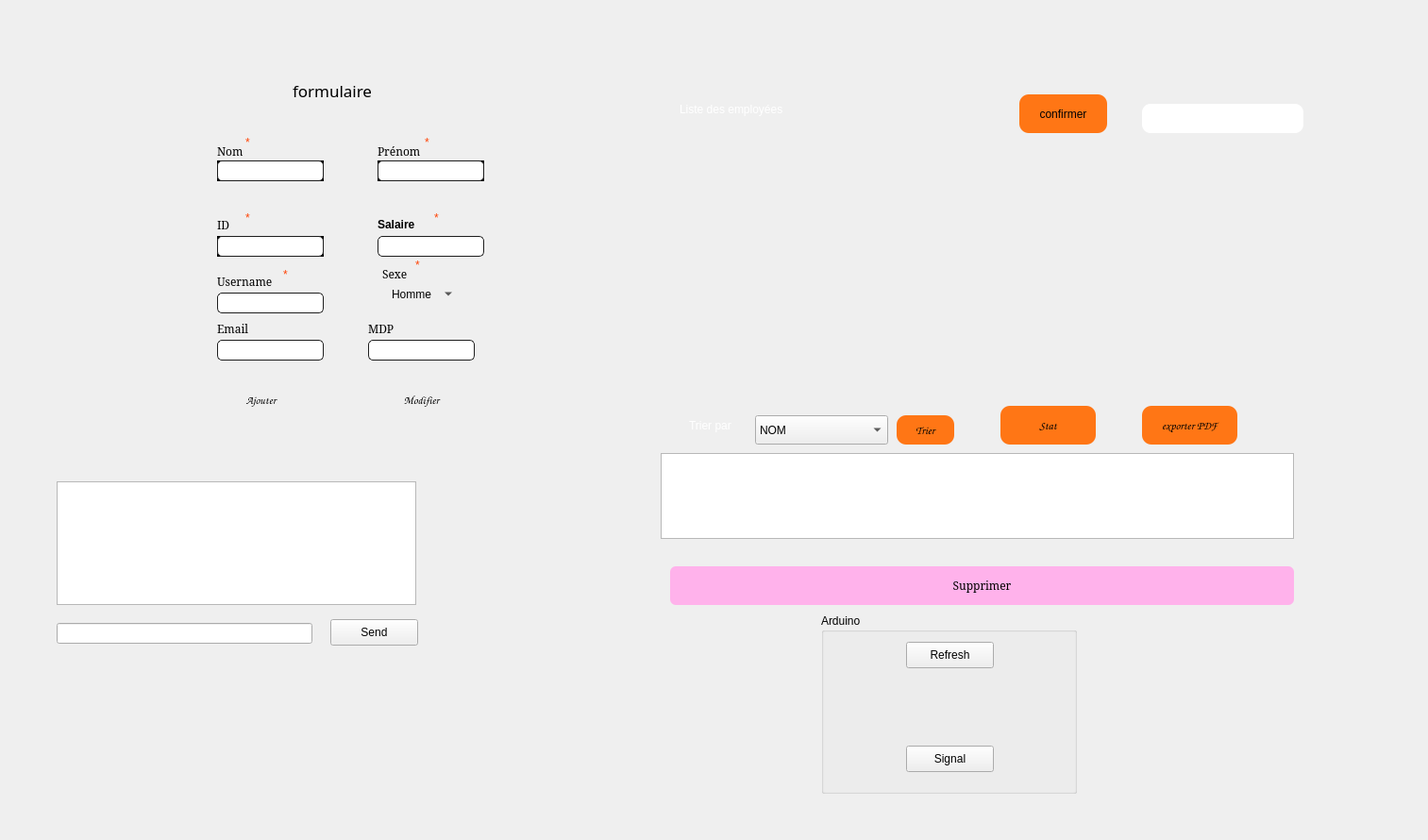
<?xml version="1.0" encoding="UTF-8"?>
<ui version="4.0">
 <class>gest_employee</class>
 <widget class="QDialog" name="gest_employee">
  <property name="geometry">
   <rect>
    <x>0</x>
    <y>0</y>
    <width>1513</width>
    <height>890</height>
   </rect>
  </property>
  <property name="windowTitle">
   <string>Dialog</string>
  </property>
  <widget class="QLabel" name="label_26">
   <property name="geometry">
    <rect>
     <x>1530</x>
     <y>360</y>
     <width>41</width>
     <height>31</height>
    </rect>
   </property>
   <property name="styleSheet">
    <string notr="true">font: 8pt &quot;Elephant&quot;;</string>
   </property>
   <property name="text">
    <string/>
   </property>
  </widget>
  <widget class="QLabel" name="label_16">
   <property name="geometry">
    <rect>
     <x>320</x>
     <y>720</y>
     <width>161</width>
     <height>171</height>
    </rect>
   </property>
   <property name="text">
    <string/>
   </property>
  </widget>
  <widget class="QComboBox" name="comboBox">
   <property name="geometry">
    <rect>
     <x>800</x>
     <y>440</y>
     <width>141</width>
     <height>31</height>
    </rect>
   </property>
   <item>
    <property name="text">
     <string>NOM</string>
    </property>
   </item>
   <item>
    <property name="text">
     <string>PRENOM</string>
    </property>
   </item>
   <item>
    <property name="text">
     <string>ID</string>
    </property>
   </item>
  </widget>
  <widget class="QTableView" name="ShowEMP">
   <property name="geometry">
    <rect>
     <x>590</x>
     <y>150</y>
     <width>861</width>
     <height>261</height>
    </rect>
   </property>
   <property name="styleSheet">
    <string notr="true">background-color : transparent </string>
   </property>
  </widget>
  <widget class="QPushButton" name="SuppButt">
   <property name="geometry">
    <rect>
     <x>710</x>
     <y>600</y>
     <width>661</width>
     <height>41</height>
    </rect>
   </property>
   <property name="font">
    <font>
     <family>Elephant</family>
    </font>
   </property>
   <property name="styleSheet">
    <string notr="true">QPushButton
{

	
background-color: rgb(255, 178, 235);
color: rgb(0, 0, 0);
border-style: solid;
    border-radius: 6;
}
QPushButton:hover
{
	
	background-color: rgb(255, 178, 235);
	color: rgb(0, 0, 0);
}
QPushButton:pressed
{
	
	background-color: rgb(255, 180, 200);

}</string>
   </property>
   <property name="text">
    <string>Supprimer</string>
   </property>
  </widget>
  <widget class="QGroupBox" name="groupBox">
   <property name="geometry">
    <rect>
     <x>870</x>
     <y>650</y>
     <width>271</width>
     <height>191</height>
    </rect>
   </property>
   <property name="title">
    <string>Arduino</string>
   </property>
   <widget class="QPushButton" name="pushButton_3">
    <property name="geometry">
     <rect>
      <x>90</x>
      <y>30</y>
      <width>93</width>
      <height>28</height>
     </rect>
    </property>
    <property name="text">
     <string>Refresh</string>
    </property>
   </widget>
   <widget class="QLabel" name="fireLabel">
    <property name="geometry">
     <rect>
      <x>110</x>
      <y>90</y>
      <width>56</width>
      <height>16</height>
     </rect>
    </property>
    <property name="text">
     <string/>
    </property>
   </widget>
   <widget class="QPushButton" name="offButton">
    <property name="geometry">
     <rect>
      <x>90</x>
      <y>140</y>
      <width>93</width>
      <height>28</height>
     </rect>
    </property>
    <property name="text">
     <string>Signal</string>
    </property>
   </widget>
  </widget>
  <widget class="QLabel" name="label_51">
   <property name="geometry">
    <rect>
     <x>1070</x>
     <y>480</y>
     <width>41</width>
     <height>31</height>
    </rect>
   </property>
   <property name="styleSheet">
    <string notr="true">font: 8pt &quot;Elephant&quot;;</string>
   </property>
   <property name="text">
    <string/>
   </property>
  </widget>
  <widget class="QLabel" name="label_13">
   <property name="geometry">
    <rect>
     <x>730</x>
     <y>430</y>
     <width>91</width>
     <height>41</height>
    </rect>
   </property>
   <property name="cursor">
    <cursorShape>IBeamCursor</cursorShape>
   </property>
   <property name="styleSheet">
    <string notr="true">color: rgb(255, 255, 255);
font: 8pt &quot;Elephant&quot;;</string>
   </property>
   <property name="text">
    <string>Trier par</string>
   </property>
  </widget>
  <widget class="QTextEdit" name="textEdit">
   <property name="geometry">
    <rect>
     <x>60</x>
     <y>510</y>
     <width>381</width>
     <height>131</height>
    </rect>
   </property>
  </widget>
  <widget class="QLabel" name="label_52">
   <property name="geometry">
    <rect>
     <x>1420</x>
     <y>620</y>
     <width>41</width>
     <height>31</height>
    </rect>
   </property>
   <property name="styleSheet">
    <string notr="true">font: 8pt &quot;Elephant&quot;;</string>
   </property>
   <property name="text">
    <string/>
   </property>
  </widget>
  <widget class="QFrame" name="mainframe">
   <property name="geometry">
    <rect>
     <x>200</x>
     <y>60</y>
     <width>421</width>
     <height>391</height>
    </rect>
   </property>
   <property name="styleSheet">
    <string notr="true">background-color: rgb(255, 255, 255,0);
border-radius: 40px;</string>
   </property>
   <property name="frameShape">
    <enum>QFrame::StyledPanel</enum>
   </property>
   <property name="frameShadow">
    <enum>QFrame::Raised</enum>
   </property>
   <widget class="QLabel" name="label_formulaire_2">
    <property name="geometry">
     <rect>
      <x>110</x>
      <y>20</y>
      <width>181</width>
      <height>31</height>
     </rect>
    </property>
    <property name="palette">
     <palette>
      <active>
       <colorrole role="Button">
        <brush brushstyle="SolidPattern">
         <color alpha="0">
          <red>255</red>
          <green>255</green>
          <blue>255</blue>
         </color>
        </brush>
       </colorrole>
       <colorrole role="Base">
        <brush brushstyle="SolidPattern">
         <color alpha="0">
          <red>255</red>
          <green>255</green>
          <blue>255</blue>
         </color>
        </brush>
       </colorrole>
       <colorrole role="Window">
        <brush brushstyle="SolidPattern">
         <color alpha="0">
          <red>255</red>
          <green>255</green>
          <blue>255</blue>
         </color>
        </brush>
       </colorrole>
      </active>
      <inactive>
       <colorrole role="Button">
        <brush brushstyle="SolidPattern">
         <color alpha="0">
          <red>255</red>
          <green>255</green>
          <blue>255</blue>
         </color>
        </brush>
       </colorrole>
       <colorrole role="Base">
        <brush brushstyle="SolidPattern">
         <color alpha="0">
          <red>255</red>
          <green>255</green>
          <blue>255</blue>
         </color>
        </brush>
       </colorrole>
       <colorrole role="Window">
        <brush brushstyle="SolidPattern">
         <color alpha="0">
          <red>255</red>
          <green>255</green>
          <blue>255</blue>
         </color>
        </brush>
       </colorrole>
      </inactive>
      <disabled>
       <colorrole role="Button">
        <brush brushstyle="SolidPattern">
         <color alpha="0">
          <red>255</red>
          <green>255</green>
          <blue>255</blue>
         </color>
        </brush>
       </colorrole>
       <colorrole role="Base">
        <brush brushstyle="SolidPattern">
         <color alpha="0">
          <red>255</red>
          <green>255</green>
          <blue>255</blue>
         </color>
        </brush>
       </colorrole>
       <colorrole role="Window">
        <brush brushstyle="SolidPattern">
         <color alpha="0">
          <red>255</red>
          <green>255</green>
          <blue>255</blue>
         </color>
        </brush>
       </colorrole>
      </disabled>
     </palette>
    </property>
    <property name="font">
     <font>
      <family>MV Boli</family>
      <pointsize>13</pointsize>
      <weight>50</weight>
      <italic>false</italic>
      <bold>false</bold>
     </font>
    </property>
    <property name="mouseTracking">
     <bool>true</bool>
    </property>
    <property name="styleSheet">
     <string notr="true">font: 13pt &quot;MV Boli&quot;;
</string>
    </property>
    <property name="frameShadow">
     <enum>QFrame::Plain</enum>
    </property>
    <property name="lineWidth">
     <number>0</number>
    </property>
    <property name="text">
     <string>formulaire</string>
    </property>
   </widget>
   <widget class="QFrame" name="frame_8">
    <property name="geometry">
     <rect>
      <x>30</x>
      <y>110</y>
      <width>113</width>
      <height>22</height>
     </rect>
    </property>
    <property name="styleSheet">
     <string notr="true">border: 3px solid black;
border-radius: 40px;
background: white;</string>
    </property>
    <property name="frameShape">
     <enum>QFrame::StyledPanel</enum>
    </property>
    <property name="frameShadow">
     <enum>QFrame::Raised</enum>
    </property>
    <widget class="QLineEdit" name="lineEdit_NOM">
     <property name="geometry">
      <rect>
       <x>0</x>
       <y>0</y>
       <width>113</width>
       <height>22</height>
      </rect>
     </property>
     <property name="styleSheet">
      <string notr="true">
    padding: 1px;
    border-style: solid;
    border: 1px solid #1e1e1e;
    border-radius: 5;
</string>
     </property>
    </widget>
   </widget>
   <widget class="QFrame" name="frame_9">
    <property name="geometry">
     <rect>
      <x>200</x>
      <y>110</y>
      <width>113</width>
      <height>22</height>
     </rect>
    </property>
    <property name="styleSheet">
     <string notr="true">border: 3px solid black;
border-radius: 40px;
background: white;</string>
    </property>
    <property name="frameShape">
     <enum>QFrame::StyledPanel</enum>
    </property>
    <property name="frameShadow">
     <enum>QFrame::Raised</enum>
    </property>
    <widget class="QLineEdit" name="lineEdit_PRE">
     <property name="geometry">
      <rect>
       <x>0</x>
       <y>0</y>
       <width>113</width>
       <height>22</height>
      </rect>
     </property>
     <property name="styleSheet">
      <string notr="true">padding: 1px;
    border-style: solid;
    border: 1px solid #1e1e1e;
    border-radius: 5;</string>
     </property>
    </widget>
   </widget>
   <widget class="QLabel" name="label_19">
    <property name="geometry">
     <rect>
      <x>60</x>
      <y>80</y>
      <width>21</width>
      <height>21</height>
     </rect>
    </property>
    <property name="styleSheet">
     <string notr="true">color:rgb(255, 67, 5);
</string>
    </property>
    <property name="text">
     <string>*</string>
    </property>
   </widget>
   <widget class="QLabel" name="label_21">
    <property name="geometry">
     <rect>
      <x>200</x>
      <y>90</y>
      <width>61</width>
      <height>20</height>
     </rect>
    </property>
    <property name="font">
     <font>
      <family>Elephant</family>
     </font>
    </property>
    <property name="text">
     <string>Prénom</string>
    </property>
   </widget>
   <widget class="QLabel" name="label_22">
    <property name="geometry">
     <rect>
      <x>250</x>
      <y>80</y>
      <width>21</width>
      <height>21</height>
     </rect>
    </property>
    <property name="styleSheet">
     <string notr="true">color:rgb(255, 67, 5);
</string>
    </property>
    <property name="text">
     <string>*</string>
    </property>
   </widget>
   <widget class="QLabel" name="label_23">
    <property name="geometry">
     <rect>
      <x>30</x>
      <y>170</y>
      <width>56</width>
      <height>16</height>
     </rect>
    </property>
    <property name="font">
     <font>
      <family>Elephant</family>
     </font>
    </property>
    <property name="text">
     <string>ID</string>
    </property>
   </widget>
   <widget class="QLabel" name="label_28">
    <property name="geometry">
     <rect>
      <x>60</x>
      <y>160</y>
      <width>21</width>
      <height>21</height>
     </rect>
    </property>
    <property name="styleSheet">
     <string notr="true">color:rgb(255, 67, 5);
</string>
    </property>
    <property name="text">
     <string>*</string>
    </property>
   </widget>
   <widget class="QFrame" name="frame_10">
    <property name="geometry">
     <rect>
      <x>30</x>
      <y>190</y>
      <width>113</width>
      <height>22</height>
     </rect>
    </property>
    <property name="styleSheet">
     <string notr="true">border: 3px solid black;
border-radius: 40px;
background: white;</string>
    </property>
    <property name="frameShape">
     <enum>QFrame::StyledPanel</enum>
    </property>
    <property name="frameShadow">
     <enum>QFrame::Raised</enum>
    </property>
    <widget class="QFrame" name="frame_11">
     <property name="geometry">
      <rect>
       <x>0</x>
       <y>0</y>
       <width>113</width>
       <height>22</height>
      </rect>
     </property>
     <property name="styleSheet">
      <string notr="true">border: 3px solid black;
border-radius: 40px;
background: white;</string>
     </property>
     <property name="frameShape">
      <enum>QFrame::StyledPanel</enum>
     </property>
     <property name="frameShadow">
      <enum>QFrame::Raised</enum>
     </property>
     <widget class="QLineEdit" name="lineEdit_ID">
      <property name="geometry">
       <rect>
        <x>0</x>
        <y>0</y>
        <width>113</width>
        <height>22</height>
       </rect>
      </property>
      <property name="styleSheet">
       <string notr="true">padding: 1px;
    border-style: solid;
    border: 1px solid #1e1e1e;
    border-radius: 5;</string>
      </property>
     </widget>
    </widget>
   </widget>
   <widget class="QPushButton" name="bouton1_2">
    <property name="geometry">
     <rect>
      <x>30</x>
      <y>350</y>
      <width>93</width>
      <height>28</height>
     </rect>
    </property>
    <property name="font">
     <font>
      <family>Comic Sans MS</family>
      <pointsize>9</pointsize>
      <weight>9</weight>
      <italic>false</italic>
      <bold>false</bold>
     </font>
    </property>
    <property name="styleSheet">
     <string notr="true">QPushButton {
background-color: rgb(255, 118, 21);
font: 75 9pt &quot;Comic Sans MS&quot;;
color: rgb(0, 0, 0);
border-radius:10px;
}

QPushButton:hover {
	background-color: rgb(255, 140, 0);
font: 75 9pt &quot;Comic Sans MS&quot;;
color: rgb(0, 0, 0);
border-radius:10px;
}
QPushButton:pressed {
	background-color: rgb(255, 179, 0);
font: 75 9pt &quot;Comic Sans MS&quot;;
color: rgb(0, 0, 0);
border-radius:10px;
}
Write to Lina Mejri
</string>
    </property>
    <property name="text">
     <string>Ajouter</string>
    </property>
   </widget>
   <widget class="QPushButton" name="b2_2">
    <property name="geometry">
     <rect>
      <x>200</x>
      <y>350</y>
      <width>93</width>
      <height>28</height>
     </rect>
    </property>
    <property name="font">
     <font>
      <family>Comic Sans MS</family>
      <pointsize>9</pointsize>
      <weight>9</weight>
      <italic>false</italic>
      <bold>false</bold>
     </font>
    </property>
    <property name="styleSheet">
     <string notr="true">QPushButton {
background-color: rgb(255, 118, 21);
font: 75 9pt &quot;Comic Sans MS&quot;;
color: rgb(0, 0, 0);
border-radius:10px;
}

QPushButton:hover {
	background-color: rgb(255, 140, 0);
font: 75 9pt &quot;Comic Sans MS&quot;;
color: rgb(0, 0, 0);
border-radius:10px;
}
QPushButton:pressed {
	background-color: rgb(255, 179, 0);
font: 75 9pt &quot;Comic Sans MS&quot;;
color: rgb(0, 0, 0);
border-radius:10px;
}
Write to Lina Mejri
</string>
    </property>
    <property name="text">
     <string>Modifier</string>
    </property>
   </widget>
   <widget class="QLabel" name="label_37">
    <property name="geometry">
     <rect>
      <x>20</x>
      <y>10</y>
      <width>61</width>
      <height>61</height>
     </rect>
    </property>
    <property name="text">
     <string/>
    </property>
   </widget>
   <widget class="QLabel" name="label_38">
    <property name="geometry">
     <rect>
      <x>30</x>
      <y>90</y>
      <width>61</width>
      <height>20</height>
     </rect>
    </property>
    <property name="font">
     <font>
      <family>Elephant</family>
     </font>
    </property>
    <property name="text">
     <string>Nom</string>
    </property>
   </widget>
   <widget class="QLineEdit" name="lineEdit_Salaire">
    <property name="geometry">
     <rect>
      <x>200</x>
      <y>190</y>
      <width>113</width>
      <height>22</height>
     </rect>
    </property>
    <property name="styleSheet">
     <string notr="true">padding: 1px;
    border-style: solid;
    border: 1px solid #1e1e1e;
    border-radius: 5;
background-color: rgb(255, 255, 255);</string>
    </property>
   </widget>
   <widget class="QLabel" name="label_39">
    <property name="geometry">
     <rect>
      <x>260</x>
      <y>160</y>
      <width>21</width>
      <height>21</height>
     </rect>
    </property>
    <property name="styleSheet">
     <string notr="true">color:rgb(255, 67, 5);
</string>
    </property>
    <property name="text">
     <string>*</string>
    </property>
   </widget>
   <widget class="QLabel" name="label_40">
    <property name="geometry">
     <rect>
      <x>200</x>
      <y>170</y>
      <width>56</width>
      <height>16</height>
     </rect>
    </property>
    <property name="font">
     <font>
      <pointsize>9</pointsize>
      <weight>75</weight>
      <bold>true</bold>
     </font>
    </property>
    <property name="text">
     <string>Salaire</string>
    </property>
   </widget>
   <widget class="QLineEdit" name="lineEdit">
    <property name="geometry">
     <rect>
      <x>100</x>
      <y>330</y>
      <width>113</width>
      <height>22</height>
     </rect>
    </property>
   </widget>
   <widget class="QLabel" name="label_24">
    <property name="geometry">
     <rect>
      <x>30</x>
      <y>230</y>
      <width>71</width>
      <height>16</height>
     </rect>
    </property>
    <property name="font">
     <font>
      <family>Elephant</family>
     </font>
    </property>
    <property name="text">
     <string>Username</string>
    </property>
   </widget>
   <widget class="QLabel" name="label_25">
    <property name="geometry">
     <rect>
      <x>205</x>
      <y>220</y>
      <width>61</width>
      <height>20</height>
     </rect>
    </property>
    <property name="font">
     <font>
      <family>Elephant</family>
     </font>
    </property>
    <property name="text">
     <string>Sexe</string>
    </property>
   </widget>
   <widget class="QLabel" name="label_29">
    <property name="geometry">
     <rect>
      <x>100</x>
      <y>220</y>
      <width>21</width>
      <height>21</height>
     </rect>
    </property>
    <property name="styleSheet">
     <string notr="true">color:rgb(255, 67, 5);
</string>
    </property>
    <property name="text">
     <string>*</string>
    </property>
   </widget>
   <widget class="QLabel" name="label_30">
    <property name="geometry">
     <rect>
      <x>240</x>
      <y>210</y>
      <width>21</width>
      <height>21</height>
     </rect>
    </property>
    <property name="styleSheet">
     <string notr="true">color:rgb(255, 67, 5);
</string>
    </property>
    <property name="text">
     <string>*</string>
    </property>
   </widget>
   <widget class="QComboBox" name="SexeCombo">
    <property name="geometry">
     <rect>
      <x>210</x>
      <y>241</y>
      <width>73</width>
      <height>21</height>
     </rect>
    </property>
    <item>
     <property name="text">
      <string>Homme</string>
     </property>
    </item>
    <item>
     <property name="text">
      <string>Femme</string>
     </property>
    </item>
   </widget>
   <widget class="QLineEdit" name="Mail">
    <property name="geometry">
     <rect>
      <x>30</x>
      <y>300</y>
      <width>113</width>
      <height>22</height>
     </rect>
    </property>
    <property name="styleSheet">
     <string notr="true">background-color: rgb(255, 255, 255);
    padding: 1px;
    border-style: solid;
    border: 1px solid #1e1e1e;
    border-radius: 5;
</string>
    </property>
   </widget>
   <widget class="QLineEdit" name="MDP">
    <property name="geometry">
     <rect>
      <x>190</x>
      <y>300</y>
      <width>113</width>
      <height>22</height>
     </rect>
    </property>
    <property name="styleSheet">
     <string notr="true">background-color: rgb(255, 255, 255);
    padding: 1px;
    border-style: solid;
    border: 1px solid #1e1e1e;
    border-radius: 5;
</string>
    </property>
   </widget>
   <widget class="QLabel" name="label_27">
    <property name="geometry">
     <rect>
      <x>30</x>
      <y>280</y>
      <width>71</width>
      <height>16</height>
     </rect>
    </property>
    <property name="font">
     <font>
      <family>Elephant</family>
     </font>
    </property>
    <property name="text">
     <string>Email</string>
    </property>
   </widget>
   <widget class="QLabel" name="label_31">
    <property name="geometry">
     <rect>
      <x>190</x>
      <y>280</y>
      <width>71</width>
      <height>16</height>
     </rect>
    </property>
    <property name="font">
     <font>
      <family>Elephant</family>
     </font>
    </property>
    <property name="text">
     <string>MDP</string>
    </property>
   </widget>
   <widget class="QLineEdit" name="lineEditUser">
    <property name="geometry">
     <rect>
      <x>30</x>
      <y>250</y>
      <width>113</width>
      <height>22</height>
     </rect>
    </property>
    <property name="styleSheet">
     <string notr="true">background-color: rgb(255, 255, 255);
    padding: 1px;
    border-style: solid;
    border: 1px solid #1e1e1e;
    border-radius: 5;
</string>
    </property>
   </widget>
   <zorder>SexeCombo</zorder>
   <zorder>label_formulaire_2</zorder>
   <zorder>frame_8</zorder>
   <zorder>frame_9</zorder>
   <zorder>label_19</zorder>
   <zorder>label_21</zorder>
   <zorder>label_22</zorder>
   <zorder>label_23</zorder>
   <zorder>label_28</zorder>
   <zorder>frame_10</zorder>
   <zorder>bouton1_2</zorder>
   <zorder>b2_2</zorder>
   <zorder>label_37</zorder>
   <zorder>label_38</zorder>
   <zorder>lineEdit_Salaire</zorder>
   <zorder>label_39</zorder>
   <zorder>label_40</zorder>
   <zorder>lineEdit</zorder>
   <zorder>label_24</zorder>
   <zorder>label_25</zorder>
   <zorder>label_29</zorder>
   <zorder>label_30</zorder>
   <zorder>Mail</zorder>
   <zorder>MDP</zorder>
   <zorder>label_27</zorder>
   <zorder>label_31</zorder>
   <zorder>lineEditUser</zorder>
  </widget>
  <widget class="QLineEdit" name="lineEdit_2">
   <property name="geometry">
    <rect>
     <x>1210</x>
     <y>110</y>
     <width>171</width>
     <height>31</height>
    </rect>
   </property>
   <property name="cursor">
    <cursorShape>ArrowCursor</cursorShape>
   </property>
   <property name="styleSheet">
    <string notr="true">border-radius: 9px;
background-color: rgb(255, 255, 255);</string>
   </property>
  </widget>
  <widget class="QLabel" name="label_49">
   <property name="geometry">
    <rect>
     <x>1480</x>
     <y>360</y>
     <width>41</width>
     <height>31</height>
    </rect>
   </property>
   <property name="styleSheet">
    <string notr="true">font: 8pt &quot;Elephant&quot;;</string>
   </property>
   <property name="text">
    <string/>
   </property>
  </widget>
  <widget class="QPushButton" name="pushButton_2">
   <property name="geometry">
    <rect>
     <x>950</x>
     <y>440</y>
     <width>61</width>
     <height>31</height>
    </rect>
   </property>
   <property name="font">
    <font>
     <family>Comic Sans MS</family>
     <pointsize>9</pointsize>
     <weight>9</weight>
     <italic>false</italic>
     <bold>false</bold>
    </font>
   </property>
   <property name="styleSheet">
    <string notr="true">QPushButton {
background-color: rgb(255, 118, 21);
font: 75 9pt &quot;Comic Sans MS&quot;;
color: rgb(0, 0, 0);
border-radius:10px;
}

QPushButton:hover {
	background-color: rgb(255, 140, 0);
font: 75 9pt &quot;Comic Sans MS&quot;;
color: rgb(0, 0, 0);
border-radius:10px;
}
QPushButton:pressed {
	background-color: rgb(255, 179, 0);
font: 75 9pt &quot;Comic Sans MS&quot;;
color: rgb(0, 0, 0);
border-radius:10px;
}</string>
   </property>
   <property name="text">
    <string>Trier</string>
   </property>
  </widget>
  <widget class="QPushButton" name="sendButton">
   <property name="geometry">
    <rect>
     <x>350</x>
     <y>656</y>
     <width>93</width>
     <height>28</height>
    </rect>
   </property>
   <property name="text">
    <string>Send</string>
   </property>
  </widget>
  <widget class="QPushButton" name="pushButton_5">
   <property name="geometry">
    <rect>
     <x>1210</x>
     <y>430</y>
     <width>101</width>
     <height>41</height>
    </rect>
   </property>
   <property name="font">
    <font>
     <family>Comic Sans MS</family>
     <pointsize>9</pointsize>
     <weight>9</weight>
     <italic>false</italic>
     <bold>false</bold>
    </font>
   </property>
   <property name="styleSheet">
    <string notr="true">QPushButton {
background-color: rgb(255, 118, 21);
font: 75 9pt &quot;Comic Sans MS&quot;;
color: rgb(0, 0, 0);
border-radius:10px;
}

QPushButton:hover {
	background-color: rgb(255, 140, 0);
font: 75 9pt &quot;Comic Sans MS&quot;;
color: rgb(0, 0, 0);
border-radius:10px;
}
QPushButton:pressed {
	background-color: rgb(255, 179, 0);
font: 75 9pt &quot;Comic Sans MS&quot;;
color: rgb(0, 0, 0);
border-radius:10px;
}</string>
   </property>
   <property name="text">
    <string>exporter PDF</string>
   </property>
  </widget>
  <widget class="QLabel" name="label_11">
   <property name="geometry">
    <rect>
     <x>720</x>
     <y>90</y>
     <width>181</width>
     <height>51</height>
    </rect>
   </property>
   <property name="styleSheet">
    <string notr="true">font: 10pt &quot;Elephant&quot;;
color: rgb(255, 255, 255);</string>
   </property>
   <property name="text">
    <string>Liste des employées</string>
   </property>
  </widget>
  <widget class="QLabel" name="label_20">
   <property name="geometry">
    <rect>
     <x>740</x>
     <y>480</y>
     <width>41</width>
     <height>31</height>
    </rect>
   </property>
   <property name="styleSheet">
    <string notr="true">font: 8pt &quot;Elephant&quot;;</string>
   </property>
   <property name="text">
    <string/>
   </property>
  </widget>
  <widget class="QLabel" name="ilabel_img">
   <property name="geometry">
    <rect>
     <x>670</x>
     <y>170</y>
     <width>56</width>
     <height>41</height>
    </rect>
   </property>
   <property name="text">
    <string/>
   </property>
  </widget>
  <widget class="QPushButton" name="pushButton">
   <property name="geometry">
    <rect>
     <x>1080</x>
     <y>100</y>
     <width>93</width>
     <height>41</height>
    </rect>
   </property>
   <property name="styleSheet">
    <string notr="true">QPushButton {
background-color: rgb(255, 118, 21);
font: 75 9pt &quot;Comic Sans MS&quot;;
color: rgb(0, 0, 0);
border-radius:10px;
}

QPushButton:hover {
	background-color: rgb(255, 140, 0);
font: 75 9pt &quot;Comic Sans MS&quot;;
color: rgb(0, 0, 0);
border-radius:10px;
}
QPushButton:pressed {
	background-color: rgb(255, 179, 0);
font: 75 9pt &quot;Comic Sans MS&quot;;
color: rgb(0, 0, 0);
border-radius:10px;
}</string>
   </property>
   <property name="text">
    <string>confirmer</string>
   </property>
  </widget>
  <widget class="QPushButton" name="pushButton_4">
   <property name="geometry">
    <rect>
     <x>1060</x>
     <y>430</y>
     <width>101</width>
     <height>41</height>
    </rect>
   </property>
   <property name="font">
    <font>
     <family>Comic Sans MS</family>
     <pointsize>9</pointsize>
     <weight>9</weight>
     <italic>false</italic>
     <bold>false</bold>
    </font>
   </property>
   <property name="styleSheet">
    <string notr="true">QPushButton {
background-color: rgb(255, 118, 21);
font: 75 9pt &quot;Comic Sans MS&quot;;
color: rgb(0, 0, 0);
border-radius:10px;
}

QPushButton:hover {
	background-color: rgb(255, 140, 0);
font: 75 9pt &quot;Comic Sans MS&quot;;
color: rgb(0, 0, 0);
border-radius:10px;
}
QPushButton:pressed {
	background-color: rgb(255, 179, 0);
font: 75 9pt &quot;Comic Sans MS&quot;;
color: rgb(0, 0, 0);
border-radius:10px;
}</string>
   </property>
   <property name="text">
    <string>Stat</string>
   </property>
  </widget>
  <widget class="QLabel" name="label_42">
   <property name="geometry">
    <rect>
     <x>10</x>
     <y>0</y>
     <width>1441</width>
     <height>851</height>
    </rect>
   </property>
   <property name="text">
    <string/>
   </property>
   <property name="pixmap">
    <pixmap>../../../Downloads/005656le55.jpg</pixmap>
   </property>
   <property name="scaledContents">
    <bool>true</bool>
   </property>
  </widget>
  <widget class="QLabel" name="label_18">
   <property name="geometry">
    <rect>
     <x>460</x>
     <y>680</y>
     <width>131</width>
     <height>121</height>
    </rect>
   </property>
   <property name="styleSheet">
    <string notr="true">font: 8pt &quot;Elephant&quot;;
color: rgb(87, 98, 255);</string>
   </property>
   <property name="text">
    <string/>
   </property>
  </widget>
  <widget class="QTextBrowser" name="PdfEdit">
   <property name="geometry">
    <rect>
     <x>700</x>
     <y>480</y>
     <width>671</width>
     <height>91</height>
    </rect>
   </property>
  </widget>
  <widget class="QLineEdit" name="lineEdit_3">
   <property name="geometry">
    <rect>
     <x>60</x>
     <y>660</y>
     <width>271</width>
     <height>22</height>
    </rect>
   </property>
  </widget>
  <zorder>label_42</zorder>
  <zorder>label_26</zorder>
  <zorder>label_16</zorder>
  <zorder>comboBox</zorder>
  <zorder>ShowEMP</zorder>
  <zorder>SuppButt</zorder>
  <zorder>groupBox</zorder>
  <zorder>label_51</zorder>
  <zorder>label_13</zorder>
  <zorder>textEdit</zorder>
  <zorder>label_52</zorder>
  <zorder>mainframe</zorder>
  <zorder>lineEdit_2</zorder>
  <zorder>label_49</zorder>
  <zorder>pushButton_2</zorder>
  <zorder>sendButton</zorder>
  <zorder>pushButton_5</zorder>
  <zorder>label_11</zorder>
  <zorder>label_20</zorder>
  <zorder>ilabel_img</zorder>
  <zorder>pushButton</zorder>
  <zorder>pushButton_4</zorder>
  <zorder>label_18</zorder>
  <zorder>PdfEdit</zorder>
  <zorder>lineEdit_3</zorder>
 </widget>
 <resources/>
 <connections/>
</ui>
